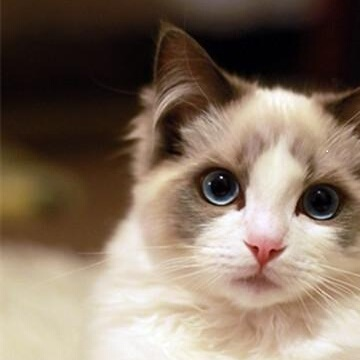
//> input picture Histogram/mao.jpg, 360 x 360 px
$ ./main   (built with g++ and OpenCV 4)
//> lines starting //> are read from the running program, lines starting //| are printed output that depends on the picture
#include <cv.h>
#include <highgui.h>

using namespace std;

void histogramEqualization(IplImage *src, IplImage *dst) {
	int height = src->height;
	int width = src->width;
	int size = height * width;

	// calculate the occurred times of each grey level
	double histogram[256] = { 0.0 };
	int max = 0, min = 255;
	for (int m = 0; m < height; m++) {
		unsigned char* p = (unsigned char*)src->imageData + src->widthStep * m;
		for (int n = 0; n < src->widthStep; n++) {
			histogram[int(*p)] = histogram[int(*p)] + 1;
			if (int(*p) > max) {
				max = int(*p);
			}
			if (int(*p) < min) {
				min = int(*p);
			}
			p++;
		}
	}

	// generate density of each grey level
	for (int i = 0; i < 256; i++) {
		histogram[i] = (double)histogram[i] / size;
	}

	// generate add-ups for each grey level
	for (int i = 1; i < 256; i++) {
		histogram[i] = histogram[i] + histogram[i - 1];
	}

	// generate new histogram
	for (int i = 0; i < 256; i++) {
		histogram[i] = histogram[i] * (max - min) + min;
	}

	/*
	 * Maybe I can add up like this to decrese cycles:
	 *
	 * histogram[0] /= (float)size;
	 * histogram[0] *= 255;
	 * histogram[0] += min;
	 * for (int i = 1; i < 256; i++) {
	 *     histogram[i] /= (float)size;
	 *     histogram[i] *= (max - min);
	 *     histogram[i] += histogram[i - 1];
	 * }
	 *
	 * But I think when learning a new technique,
	 * I should follow the steps to get better knowing of it.
	 */

	for (int m = 0; m < height; m++) {
		unsigned char* p = (unsigned char*)src->imageData + src->widthStep * m;
		for (int n = 0; n < width; n++) {
			dst->imageData[m * width + n]
				= (unsigned int)histogram[int(*p++)];
		}
	}
}

int main(int argc, char *argv[])
{
	IplImage *src = cvLoadImage("mao.jpg", 0);
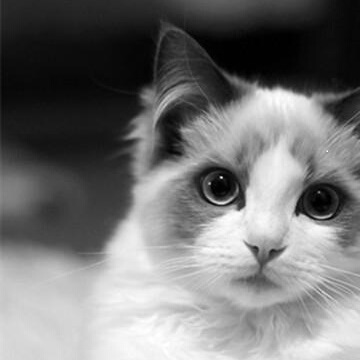
//> src: 360 rows x 360 cols, CV_8UC1; min 0, max 255, mean 116.4
	IplImage *dst = cvCreateImage(cvGetSize(src), 8, 1);
	histogramEqualization(src, dst);
//> the loop in histogramEqualization, `for (int m = 0; m < height; m++)` made 360 passes
//> min on passes 1 to 3: 7, 7, 7
//> after the loop in histogramEqualization, `for (int m = 0; m < height; m++)`: histogram = 256 values, max 1889 at index 8, min 18 at index 255, mean 506.2; max = 255; min = 0
//> after the loop in histogramEqualization, `for (int i = 0; i < 256; i++)`: histogram = 256 values, max 0.0146 at index 8, min 0.000139 at index 255, mean 0.00391
//> after the loop in histogramEqualization, `for (int i = 1; i < 256; i++)`: histogram = 256 values from 0.00137 to 1
//> after the loop in histogramEqualization, `for (int i = 0; i < 256; i++)`: histogram = 256 values from 0.348 to 255
//> after the loop in histogramEqualization, `for (int m = 0; m < height; m++)`:
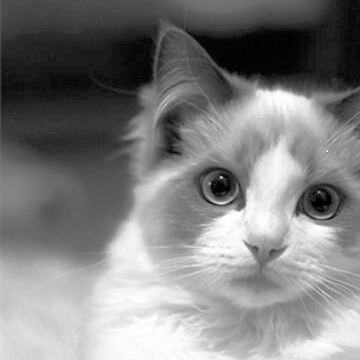
//> dst: 360 rows x 360 cols, CV_8UC1; min 0, max 255, mean 127.7

	cvNamedWindow("Origin", 1);
	cvShowImage("Origin", src);

	cvNamedWindow("After", 1);
	cvShowImage("After", dst);
	cvWaitKey(-1);

	cvDestroyAllWindows();
	cvReleaseImage(&src);
	cvReleaseImage(&dst);

	return 0;
}
